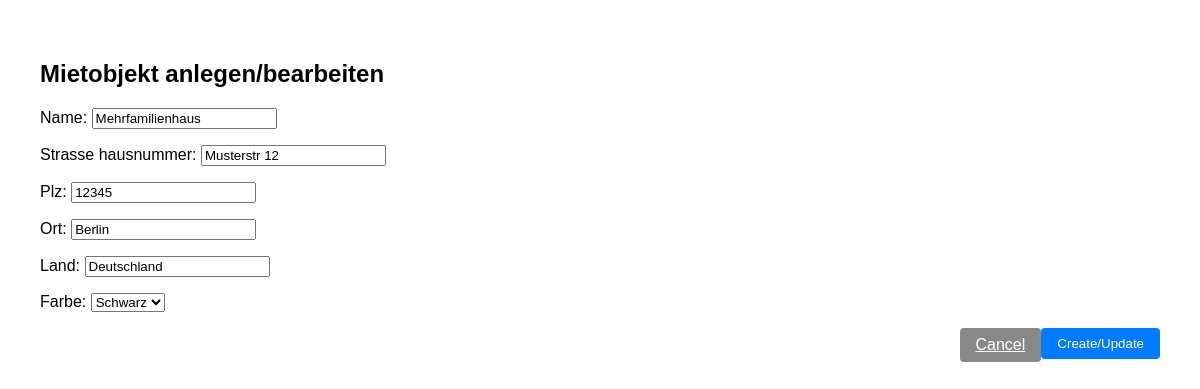
Screenshot of /mietobjekt/1/update/ (signed in) with the database file from the repository.
### kostenpruefung_mietobjekte_app/models.py (models this page shows, shortened)
class Mietobjekt(models.Model):
    created_by = models.ForeignKey(User, on_delete=models.CASCADE, related_name="mietobjekte_created", null=True, blank=True)
    name = models.CharField(max_length=255)
    strasse_hausnummer = models.CharField(max_length=255)
    plz = models.CharField(max_length=10) # 2 - 10 characters (numbers and letters)
    ort = models.CharField(max_length=100)
    land = models.CharField(max_length=100)
    FARBE_CHOICES = [
        ('rot', 'Rot'),
        ('blau', 'Blau'),
        ('gruen', 'Grün'),
        ('gelb', 'Gelb'),
        ('schwarz', 'Schwarz'),
    ]
    farbe = models.CharField(max_length=20, choices=FARBE_CHOICES)

### kostenpruefung_mietobjekte_app/views.py (the view, shortened to what this page needs)
# urls.py: path('mietobjekt/<int:pk>/update/', MietobjektUpdateView.as_view(), name='mietobjekt_update'),
class MietobjektUpdateView(LoginRequiredMixin, UpdateView):
    model = Mietobjekt
    form_class = MietobjektForm
    template_name = 'kostenpruefung_mietobjekte_app/mietobjekt_form.html'
    def get_queryset(self):
        return Mietobjekt.objects.filter(created_by=self.request.user)

### kostenpruefung_mietobjekte_app/forms.py
class MietobjektForm(forms.ModelForm):
    class Meta:
        model = Mietobjekt
        exclude = ['created_by']

### kostenpruefung_mietobjekte_app/templates/kostenpruefung_mietobjekte_app/mietobjekt_form.html (shortened to what this page needs)
{% load static %}
<!DOCTYPE html>
<html lang="de">
<head>
    <link rel="stylesheet" href="{% static 'kostenpruefung_mietobjekte_app/style.css' %}">
</head>
<body>
<div class="main-content">
    <h2>Mietobjekt anlegen/bearbeiten</h2>
    <form method="post">
        {{ form.as_p }}
        <button type="submit" class="action-btn">Create/Update</button>
        <a href="{% url 'kostenpruefung_mietobjekte_app:objekt_index' %}" class="action-btn" style="background:#888;">Cancel</a>
    </form>
</div>
</body>
</html>

### kostenpruefung_mietobjekte_app/static/kostenpruefung_mietobjekte_app/style.css (style rules this page uses)
body { margin: 0; font-family: Arial, sans-serif; }
.main-content { flex: 1; padding: 40px; }
.action-btn { float: right; padding: 8px 16px; background: #007bff; color: #fff; border: none; border-radius: 4px; cursor: pointer; margin-bottom: 20px; }

### rows the page displays
Mietobjekt: name "Mehrfamilienhaus", strasse_hausnummer "Musterstr 12", plz "12345", ort "Berlin", land "Deutschland", farbe "Schwarz"
